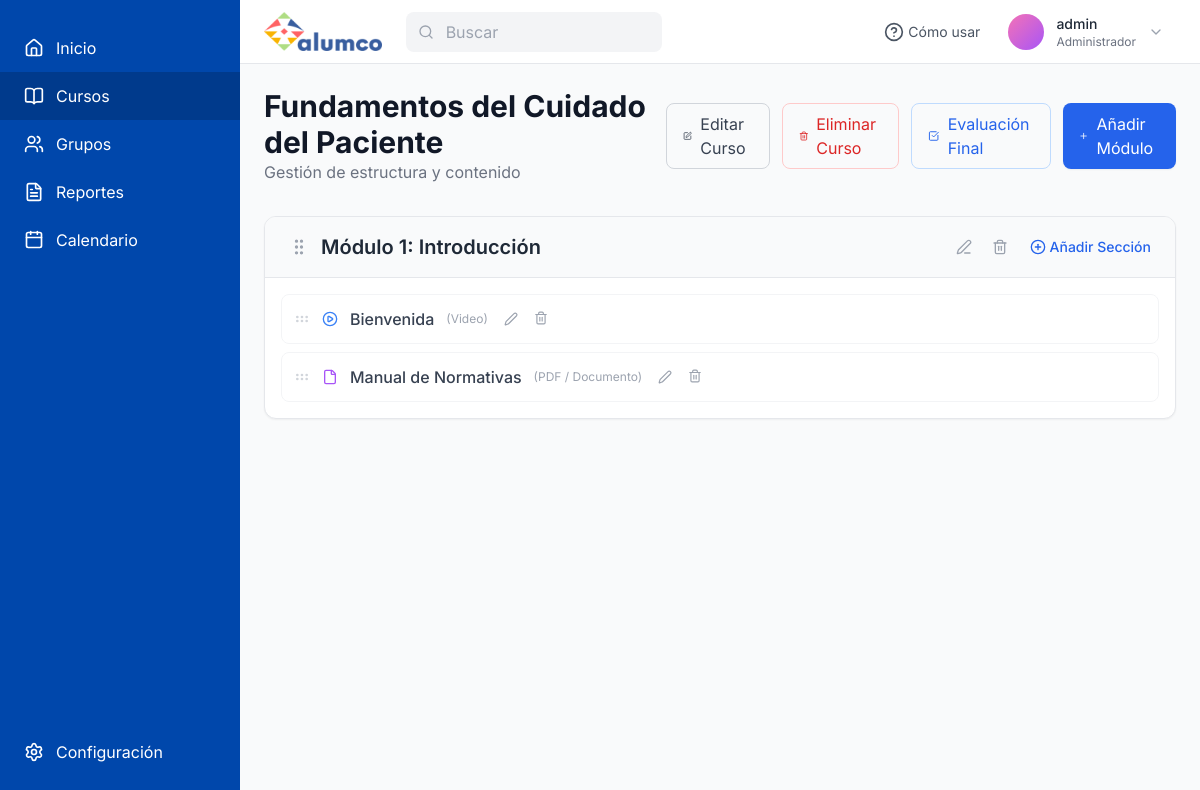
The app's page /course/1/manage/ (signed in), older data.
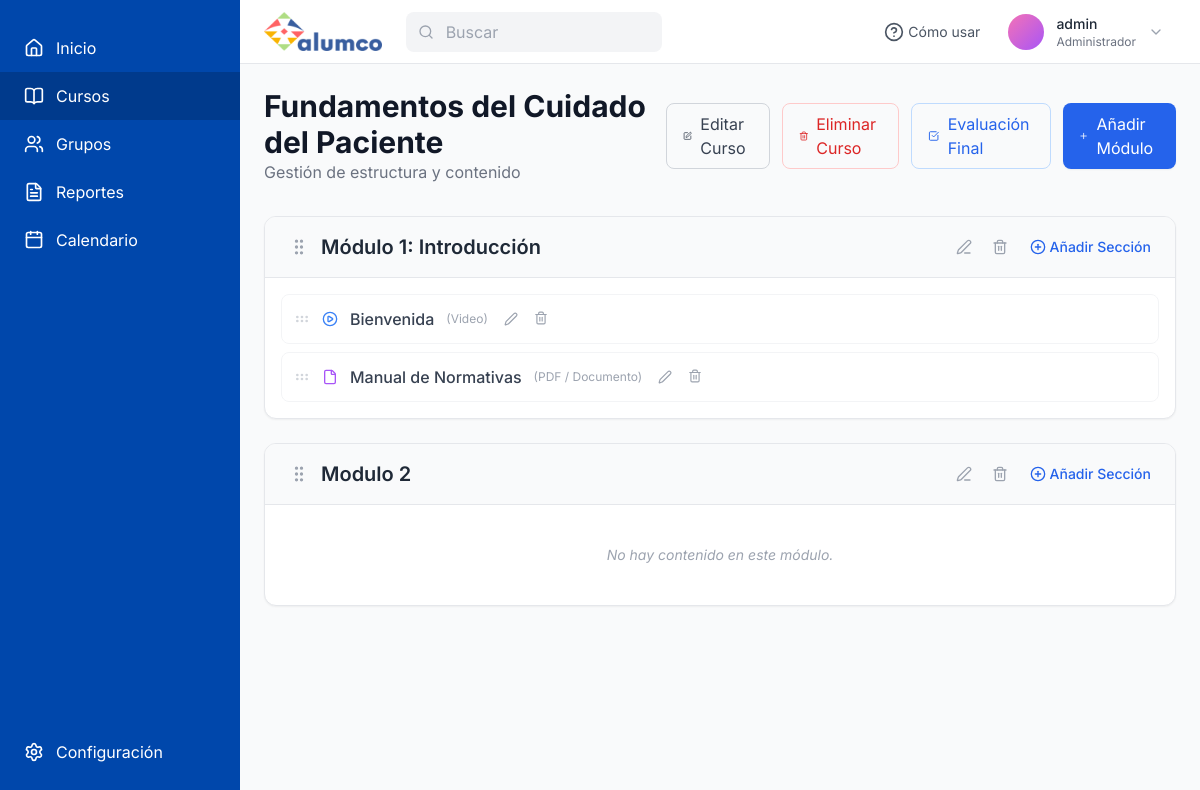
The same page, newer data.
### lms/models.py (models this page shows, shortened)
class Module(models.Model):
    course = models.ForeignKey(Course, on_delete=models.CASCADE, related_name='modules')
    title = models.CharField(max_length=200, verbose_name="Título del Módulo")
    order = models.PositiveIntegerField(default=0, verbose_name="Orden")
    class Meta:
        ordering = ['order']

class Content(models.Model):
    CONTENT_TYPES = (
        ('video', 'Video'),
        ('pdf', 'PDF / Documento'),
        ('powerpoint', 'Presentación (PPT/PPTX)'),
        ('text', 'Texto / Lectura'),
    )
    module = models.ForeignKey(Module, on_delete=models.CASCADE, related_name='contents')
    title = models.CharField(max_length=200, verbose_name="Título del Contenido")
    content_type = models.CharField(max_length=20, choices=CONTENT_TYPES, verbose_name="Tipo de Contenido")
    file = models.FileField(upload_to='course_content/', verbose_name="Archivo", blank=True, null=True)
    text_content = models.TextField(blank=True, null=True, verbose_name="Contenido de Texto")
    duration = models.CharField(max_length=50, blank=True, help_text="Ej: '5 min'")
    order = models.PositiveIntegerField(default=0, verbose_name="Orden")
    class Meta:
        ordering = ['order']

### lms/views.py (the view)
# urls.py: path('course/<int:course_id>/manage/', views.course_manage_view, name='course_manage'),
@staff_required
def course_manage_view(request, course_id):
    course = get_object_or_404(Course, id=course_id)
    modules = course.modules.all().prefetch_related('contents')
    context = {
        'course': course,
        'modules': modules,
        'active_menu': 'courses',
    }
    return render(request, 'lms/course_manage.html', context)

### lms/templatetags/lms_extras.py (called while the page is built)
@register.filter(name='has_group')
def has_group(user, group_name):
    try:
        group = Group.objects.get(name=group_name)
    except Group.DoesNotExist:
        return False
    return group in user.groups.all()

### lms/views.py (called while the page is built)
def staff_required(view_func):
    @wraps(view_func)
    @login_required
    def _wrapped_view(request, *args, **kwargs):
        if request.user.is_superuser or request.user.groups.filter(name__in=['Administrador', 'Profesor']).exists():
            return view_func(request, *args, **kwargs)
        raise PermissionDenied
    return _wrapped_view

### lms/templates/lms/course_manage.html (shortened to what the changed rows need)
{% extends 'lms/base_dashboard.html' %}
{% block dashboard_content %}
<main class="flex-1 p-6 w-full max-w-5xl mx-auto">
    <div class="flex items-center justify-between mb-8">
        <div>
            <h1 class="text-3xl font-bold text-gray-900">{{ course.title }}</h1>
        </div>
    </div>
    <div id="module-list" class="space-y-6">
        {% for module in modules %}
        <div class="bg-white border rounded-xl overflow-hidden shadow-sm module-item" data-id="{{ module.id }}">
            <div class="bg-gray-50 px-6 py-4 border-b flex items-center justify-between cursor-move drag-handle">
                <div class="flex items-center gap-3">
                    <i data-lucide="grip-vertical" class="w-5 h-5 text-gray-400"></i>
                    <h2 class="text-xl font-semibold text-gray-800">{{ module.title }}</h2>
                </div>
                <div class="flex items-center gap-2">
                    <a href="{% url 'module_edit' module.id %}" class="p-1.5 text-gray-400 hover:text-blue-600 hover:bg-blue-50 rounded transition-colors" title="Editar Módulo">
                        <i data-lucide="edit-3" class="w-4 h-4"></i>
                    </a>
                    <form action="{% url 'module_delete' module.id %}" method="post" class="inline m-0 p-0" onsubmit="return confirm('¿Estás seguro de que quieres eliminar este módulo y todo su contenido? Esta acción no se puede deshacer.');">
                        <button type="submit" class="p-1.5 text-gray-400 hover:text-red-500 hover:bg-red-50 rounded transition-colors" title="Eliminar Módulo">
                            <i data-lucide="trash-2" class="w-4 h-4"></i>
                        </button>
                    </form>
                    <a href="{% url 'content_add' module.id %}" class="text-blue-600 hover:text-blue-800 text-sm font-medium flex items-center gap-1 ml-2">
                        <i data-lucide="plus-circle" class="w-4 h-4"></i> Añadir Sección
                    </a>
                </div>
            </div>
            <div class="p-4 content-list space-y-2" data-module-id="{{ module.id }}">
                {% for content in module.contents.all %}
                <div class="flex items-center justify-between p-3 bg-white border border-gray-100 rounded-lg group hover:border-blue-200 transition-colors cursor-move content-item" data-id="{{ content.id }}">
                    <div class="flex items-center gap-3">
                        <i data-lucide="grip-horizontal" class="w-4 h-4 text-gray-300 group-hover:text-blue-300"></i>
                        {% if content.content_type == 'video' %}
                            <i data-lucide="play-circle" class="w-4 h-4 text-blue-500"></i>
                        {% elif content.content_type == 'text' %}
                            <i data-lucide="file-text" class="w-4 h-4 text-green-500"></i>
                        {% else %}
                            <i data-lucide="file" class="w-4 h-4 text-purple-500"></i>
                        {% endif %}
                        <span class="text-gray-700 font-medium">{{ content.title }}</span>
                        <span class="text-xs text-gray-400">({{ content.get_content_type_display }})</span>
                        <div class="flex items-center gap-2">
                            <a href="{% url 'content_edit' content.id %}" class="p-1 text-gray-400 hover:text-blue-600 hover:bg-blue-50 rounded transition-colors" title="Editar Sección">
                                <i data-lucide="edit-2" class="w-3.5 h-3.5"></i>
                            </a>
                            <form action="{% url 'content_delete' content.id %}" method="post" class="inline m-0 p-0" onsubmit="return confirm('¿Eliminar esta sección?');">
                                <button type="submit" class="p-1 text-gray-400 hover:text-red-500 hover:bg-red-50 rounded transition-colors" title="Eliminar Sección">
                                    <i data-lucide="trash-2" class="w-3.5 h-3.5"></i>
                                </button>
                            </form>
                        </div>
                    </div>
                </div>
                {% empty %}
                <div class="text-center py-6 text-gray-400 italic text-sm">
                    No hay contenido en este módulo.
                </div>
                {% endfor %}
            </div>
        </div>
        {% endfor %}
    </div>
</main>
{% endblock %}

Row changes from the older to the newer data that the page shows:
added Module: title "Modulo 2"
